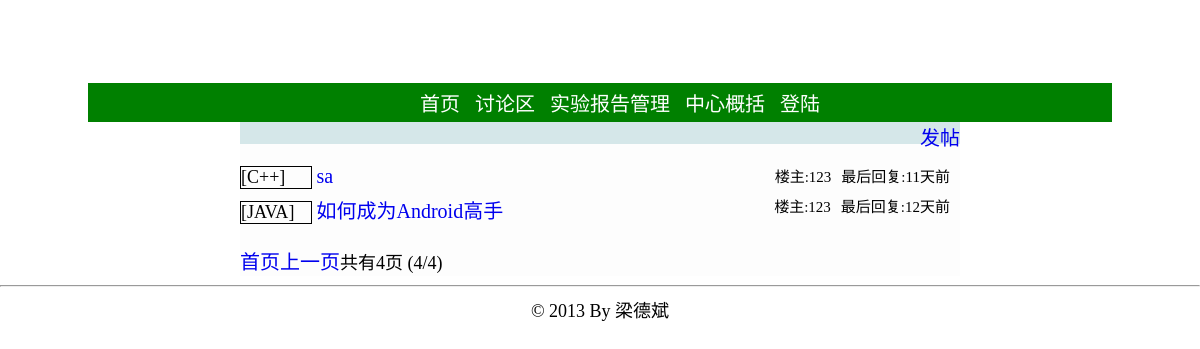
The page /bbs.php?page=4 on the database its author committed.
### tables this page shows
CREATE TABLE `topic` (
  `post_id` int(11) NOT NULL AUTO_INCREMENT,
  `sort` varchar(4) DEFAULT NULL,
  `title` varchar(80) NOT NULL,
  `author` varchar(12) DEFAULT NULL,
  `body` varchar(1000) NOT NULL,
  `post_time` datetime DEFAULT NULL,
  `last_floor` int(11) DEFAULT NULL,
  `last_reply_time` datetime DEFAULT NULL,
  `visible` tinyint(4) DEFAULT NULL,
  `enable_post` tinyint(4) DEFAULT NULL,
  `top` tinyint(4) DEFAULT NULL,
  PRIMARY KEY (`post_id`)
);

CREATE TABLE `sort` (
  `id` int(11) NOT NULL AUTO_INCREMENT,
  `name` varchar(10) DEFAULT NULL,
  PRIMARY KEY (`id`)
);

### bbs.php (the view, shortened to what this page needs)
<!DOCTYPE html PUBLIC "-//W3C//DTD XHTML 1.0 Transitional//EN" "http://www.w3.org/TR/xhtml1/DTD/xhtml1-transitional.dtd">
<html>
<head>
<link rel="stylesheet" type="text/css" href="./static/css/global.css"></link>
</head>
<?php
include './config.php';
$now = date ( "Y-m-d G:i:s" );
?>
<div style="background-image:url(./static/image/topback.jpg);width:1024px;height:80px;margin-left: auto; margin-right: auto;"></div>
<div class="sep3"></div>
<div class="nav">
	<ul class="nav_mid" >
		<li><a href="./index.php" class="font_white">首页</a></li>
		<li><a href="./bbs.php" class="font_white">讨论区</a></li>
		<li><a href="./report.php" class="font_white">实验报告管理</a></li>
			<li><a href="./about_center.php" class="font_white">中心概括</a></li>
			<?php
			if (! isset ( $_SESSION ['user'] ) || NULL == $_SESSION ['user']) {
				echo "<li><a href='./login.php' class='font_white'>登陆</a></li>";
			} else {
				echo "<li><a href='./login.php?action=logout' class='font_white'>退出</a></li>";
			}
			?>
		</ul>
</div>
<div id='topMain'>
<?php
if (isset ( $_REQUEST ['topic'] )) {
	echo "<span style='height:30px;'>";
	echo "<a href=./bbs.php style=''>首页</a>";
	echo "</span>";
	$post_id = $_REQUEST ['topic'];
	$queryStr = sprintf ( "select  *  from topic,sort where post_id='%s' and topic.sort=sort.id", $post_id );
	$result = mysql_query ( $queryStr, $conn ) or die ( "查询失败:" . mysql_error () );
	if ($rel = mysql_fetch_array ( $result )) {
		echo "<span>>{$rel['name']}</span><br />";
		echo "<span class=post_title>{$rel['title']}</span>";
		echo "<br /><span style='font-size:16px;'>By {$rel['author']}</span>";
		echo "<span style='margin-left:50px;'>发表时间:{$rel['post_time']}<span>";
		echo '<hr />';
		echo '<div class=sep10></div>';
		echo '<pre style="width:720px;">';
		echo htmlspecialchars(stripslashes($rel ['body']));
		echo '</pre>';
		echo '<hr />';
		$page_size = 10;
		if (isset ( $_GET ['reply_page'] )) {
			$reply_page = intval ( $_GET ['reply_page'] );
		}
		else {
			$reply_page = 1;
		}
		$queryStr = sprintf ( "select  count(reply_id)  from reply where post_id='%s'", $post_id );
		$result2 = mysql_query ( $queryStr, $conn ) or die ( "查询失败:" . mysql_error () );
		$rel2 = mysql_fetch_array ( $result2 );
		$numrows = $rel2 [0];
		$reply_pages = intval ( $numrows / $page_size );
		if ($numrows % $page_size) {
			$reply_pages ++;
		}
		$prev = $reply_page - 1;
		$next = $reply_page + 1;
		$offset = $page_size * ($reply_page - 1);
		$queryStr = sprintf ( "select  *  from reply where post_id='%s'  order by floor asc limit %s,%s", $post_id, $offset, $page_size );
		$result3 = mysql_query ( $queryStr, $conn ) or die ( "查询失败:" . mysql_error () );
		if ($rel3 = mysql_fetch_array ( $result3 )) {
			do {
				echo '<div class=bg_color></div>';
				echo "<div class=author>";
				echo "<span >By {$rel3['author']}&nbsp&nbsp&nbsp&nbsp</span>";
				echo "<span >发表时间:{$rel3['reply_time']}&nbsp&nbsp&nbsp&nbsp<span>";
				echo "<span style='float:right;'>{$rel3['floor']}楼<span>";
				echo "</div>";
				echo "<pre>";
				echo htmlspecialchars(stripslashes($rel3['body']));
				echo "</pre>";
			} while ( $rel3 = mysql_fetch_array ( $result3 ) );
			echo '<br />';
			if ($reply_page > 1) {
				echo "<a href=./bbs.php?topic={$post_id}&reply_page=1>首页</a>";
				echo "<a href=./bbs.php?topic={$post_id}&reply_page={$prev}>上一页</a>";
			}
			if ($reply_page < $reply_pages) {
				echo "<a href=./bbs.php?topic={$post_id}&reply_page={$next}>下一页</a>";
				echo "<a href=./bbs.php?topic={$post_id}&reply_page={$reply_pages}>尾页</a>";
			}
			echo "共有{$reply_pages}页 ({$reply_page}/{$reply_pages})";
		} else {
		}
		echo '<div class=bg_color></div>';
		echo '<br />回复楼主<br />';
		echo "<form method='get' action='./bbs/post_deal.php'>";
		echo "<textarea name=reply_body cols=87 rows=5 style='width:720;height:80;'></textarea>";
		echo '<br />';
		echo "<input type=hidden name=action value=reply_post></input>";
		echo "<input type=hidden name=post_id value={$post_id}></input>";
		echo "<input class=button type=submit value=回帖></input>";
		echo '</form>';
	}
	else {
		echo '<br /><br />帖子不存在';
	}
}
else {
	echo "<span style='float:right;'><a href=./bbs/post.php?action=new_post>发帖</a></span>";
	echo "<div class=bg_color></div>";
	$page_size = 15;
	if (isset ( $_GET ['page'] )) {
		$page = intval ( $_GET ['page'] );
	}
	else {
		$page = 1;
	}
	$queryStr = sprintf ( "select  count(post_id)  from topic" );
	$result = mysql_query ( $queryStr, $conn ) or die ( "查询失败:" . mysql_error () );
	$rel = mysql_fetch_array ( $result );
	$numrows = $rel [0];
	$pages = intval ( $numrows / $page_size );
	if ($numrows % $page_size) {
		$pages ++;
	}
	$prev = $page - 1;
	$offset = $page_size * ($page - 1);
	$queryStr = sprintf ( "select  post_id,sort,title,author,post_time,last_reply_time,last_floor,name  from topic,sort where visible='0' and topic.sort=sort.id  order by last_reply_time desc limit %s,%s", $offset, $page_size );
	$result = mysql_query ( $queryStr, $conn ) or die ( "查询失败:" . mysql_error () );
	if ($rel = mysql_fetch_array ( $result )) {
		echo '<br />';
		do {
			echo "<div class=bbs_topic_list>";
			echo "<span class=bbs_topic_list_sort >[{$rel['name']}]</span>";
			echo "<span class='title' >&nbsp<a href=./bbs.php?topic={$rel['post_id']}>";
			echo mb_substr($rel['title'], 0,18,'utf-8');
            echo "</a></span>";
			echo "<span style='float:right;font-size:15px;margin-right:10px'>最后回复:";
            $last_reply =  strtotime($now)-strtotime($rel['last_reply_time']) ;
            if ($last_reply<60)
            {
            	echo $last_reply;
            	echo '秒前';
            }
            else if ($last_reply<3600)
            {
            	echo floor($last_reply/60);
            	echo '分钟前';
            }
            else if ($last_reply<86400)
            {
            	echo floor($last_reply/3600);
            	echo '小时前';
            }
            else
           {
            	echo floor($last_reply/86400);
            	echo '天前';
            }
            echo "</span>";
			echo "<span style='float:right;font-size:15px;margin-right:10px'>楼主:{$rel['author']}</span>";
			echo '</div>';
		} while ( $rel = mysql_fetch_array ( $result ) );
	} else {
		echo '暂时还没有帖子';
	}
	echo '<br />';
	echo "<div style='height:30px;'>";
	if ($page > 1) {
		echo "<a href=./bbs.php?page=1>首页</a>";
		echo "<a href=./bbs.php?page={$prev}>上一页</a>";
	}
	echo "共有{$pages}页 ({$page}/{$pages})";
	echo "</div>";
}
?>
</div>
<div style="clear: both; text-align: center;">
	<hr />
	© 2013 By 梁德斌
</div>
</html>

### static/css/global.css (style rules this page uses)
#topMain { width: 720px; height: 40px; text-align: left; margin-left: auto; margin-right: auto; margin-bottom: 0px; margin-top: 0px; height:auto; background-color:rgb(253,253,253); }
a { text-decoration:none; }
.sep3 { height: 3px; }
a { font-size:20px; }
.bg_color { height:22px; background-color:rgb(213, 231, 233); }
.nav { margin-left: auto; margin-right: auto; width: 1024px; text-align: center; background-color:green; }
ul { font-size:20px; list-style:none; }
ul.nav_mid { padding-top:5px; padding-bottom:5px; margin:0px; }
.nav_mid li { display:inline; height:inherit; margin:5px; }
.bbs_topic_list { min-height:30px; border-top:1px; border-bottom:1px; }
.bbs_topic_list_sort { display:inline-block; width:70px; border:1px; border-style:solid; }
.font_white { color:white; }

### rows shown on the page
topic: sort.name "C++", title "sa", floor($last_reply/86400) "11", author "123"
topic: sort.name "JAVA", title "如何成为Android高手", floor($last_reply/86400) "12", author "123"

### other values the page prints
$pages "4"
$page "4"
